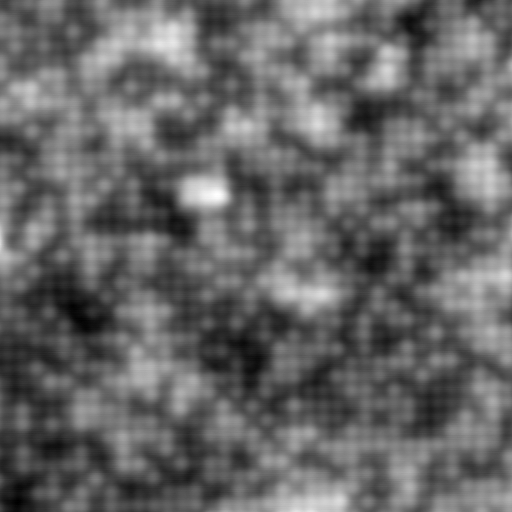
#> input picture raw/target/images/2-Vortex6_3.png, 512 x 512 px
$ python cal_grid_size.py
#> lines starting #> are read from the running program, lines starting #| are printed output that depends on the picture
import cv2
import numpy as np
import matplotlib.pyplot as plt

def calculate_lattice_constant(image_path):
    """
    对输入图像进行 FFT，绘制水平截面强度-频率曲线。

    Args:
        image_path (str): 输入图像的路径。
    """
#> called with image_path = '../raw/target/images/2-Vortex6_3.png'
    # 读取图像并转换为灰度图
    img = cv2.imread(image_path, cv2.IMREAD_GRAYSCALE)
#> img is the input picture: shape (512, 512); min 0, max 255, mean 102.3
    if img is None:
        raise ValueError(f"Failed to load image: {image_path}")

    # 对图像进行快速傅里叶变换 (FFT)
    f = np.fft.fft2(img)
    fshift = np.fft.fftshift(f)  # 将低频移动到中心
    magnitude_spectrum = np.abs(fshift)  # 计算频谱的幅值

    # 找到频谱图的中心
    center = (magnitude_spectrum.shape[0] // 2, magnitude_spectrum.shape[1] // 2)
#> center = (256, 256)
    print(f"Center of the FFT magnitude spectrum: {center}")
#| Center of the FFT magnitude spectrum: (256, 256)

    # 提取水平经过中心的截面
    horizontal_section = magnitude_spectrum[center[0], :]  # 水平截面
#> horizontal_section = 512 values, max 26820229 at index 256, min 3945.9 at index 476, mean 86098.6

    # 绘制水平截面强度-频率曲线
    plt.figure(figsize=(10, 6))
    plt.plot(horizontal_section, label="Horizontal Section")
    plt.xlabel("Frequency (pixels)")
    plt.ylabel("Intensity")
    plt.title("Horizontal Section of FFT Magnitude Spectrum")
    plt.xlim(200,300)
    plt.legend()
    plt.grid(True)
    plt.show()
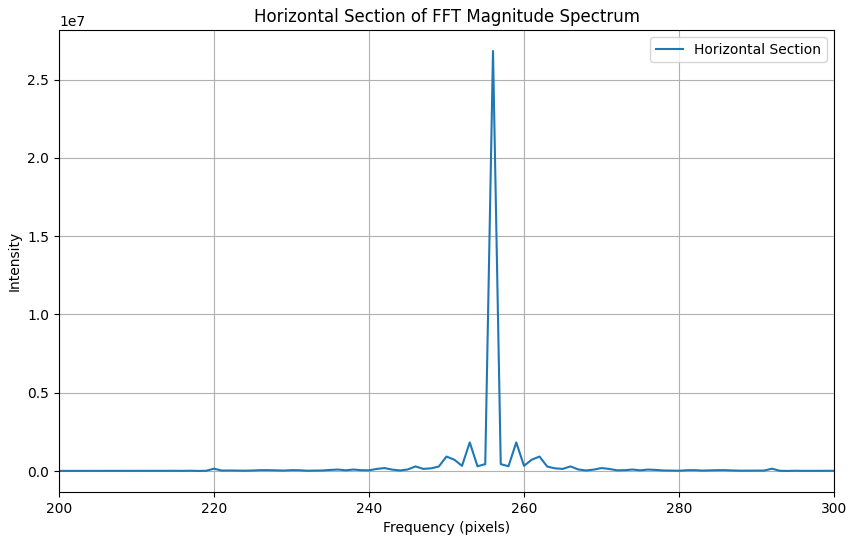
#> figure drawn by matplotlib, 1 panel; curve peaks at x = 256, y = 26820229

def main():
    # 输入图像路径
    image_path = '../raw/target/images/2-Vortex6_3.png'

    # 绘制水平截面强度-频率曲线
    try:
        calculate_lattice_constant(image_path)
    except ValueError as e:
        print(e)

if __name__ == "__main__":
    main()

$ run again, with raw/target/images/1-Vortex1_2.png copied over raw/target/images/2-Vortex6_3.png
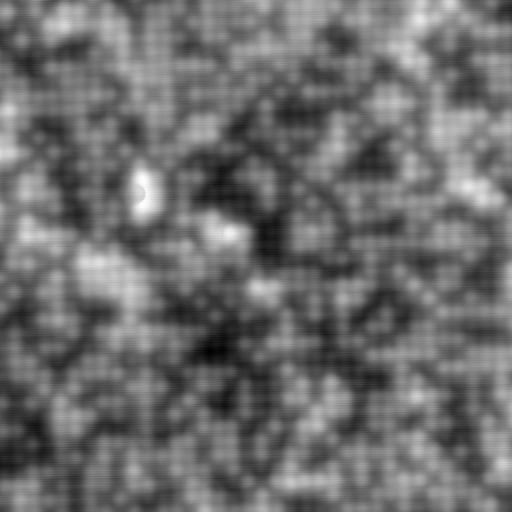
#> input picture raw/target/images/1-Vortex1_2.png, 512 x 512 px
#> in calculate_lattice_constant, img is the input picture: shape (512, 512); min 0, max 255, mean 109
#| Center of the FFT magnitude spectrum: (256, 256)
#> horizontal_section = 512 values, max 28570476 at index 256, min 6254 at index 0, mean 94621.1
#> in calculate_lattice_constant, `plt.show()`:
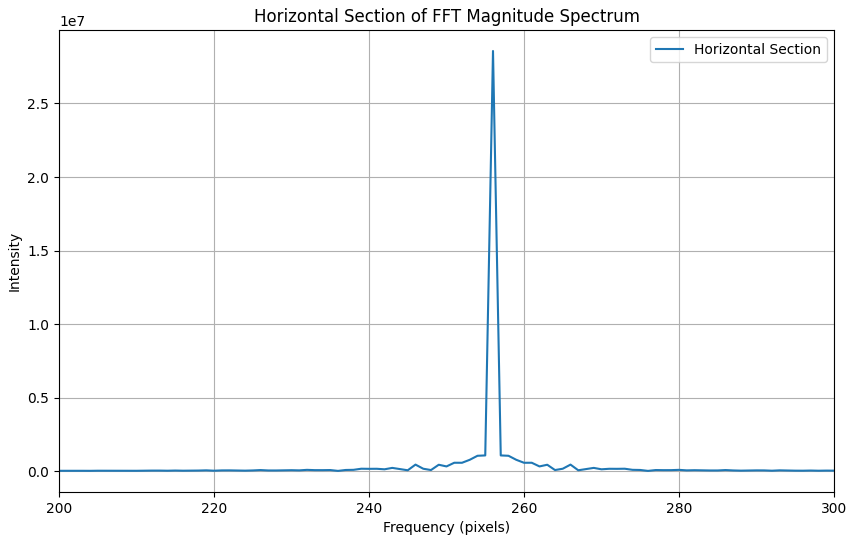
#> figure drawn by matplotlib, 1 panel; curve peaks at x = 256, y = 28570476

$ run again, with raw/target/images/13-Vortex3_3.png copied over raw/target/images/2-Vortex6_3.png
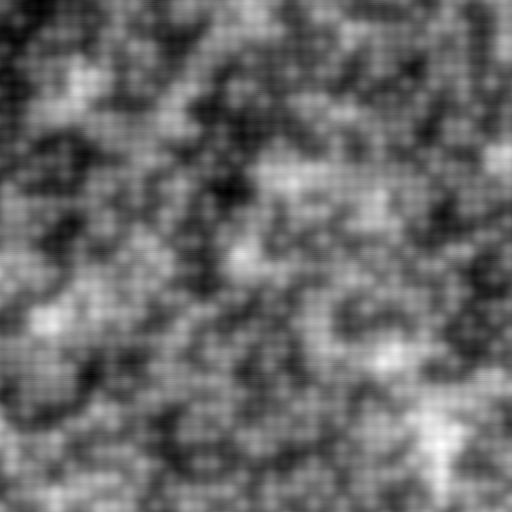
#> input picture raw/target/images/13-Vortex3_3.png, 512 x 512 px
#> in calculate_lattice_constant, img is the input picture: shape (512, 512); min 0, max 255, mean 106
#| Center of the FFT magnitude spectrum: (256, 256)
#> horizontal_section = 512 values, max 27782877 at index 256, min 3342.7 at index 222, mean 87716.3
#> in calculate_lattice_constant, `plt.show()`:
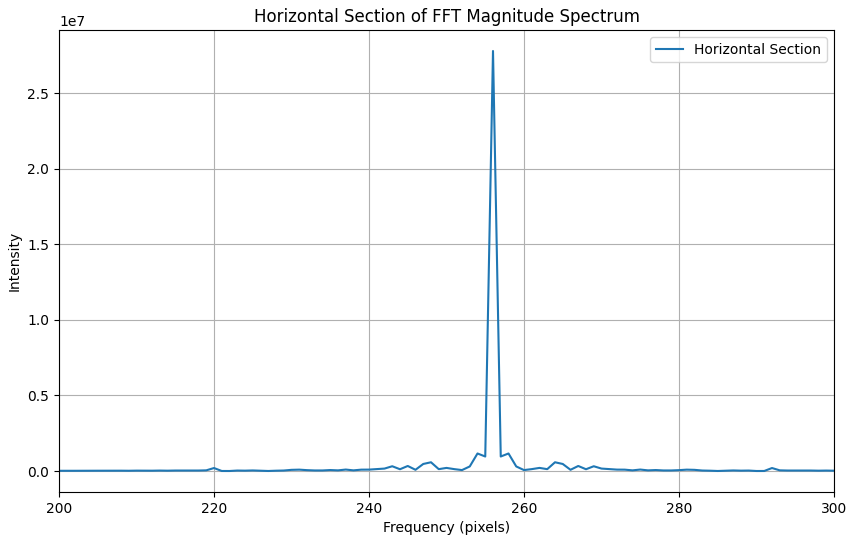
#> figure drawn by matplotlib, 1 panel; curve peaks at x = 256, y = 27782877

$ run again, with raw/target/images/16-Vortex6_4.png copied over raw/target/images/2-Vortex6_3.png
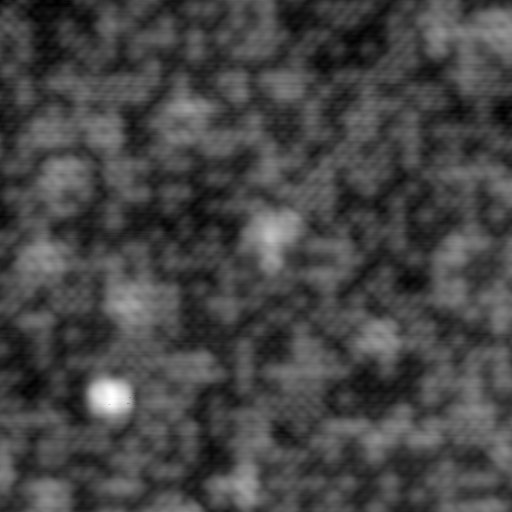
#> input picture raw/target/images/16-Vortex6_4.png, 512 x 512 px
#> in calculate_lattice_constant, img is the input picture: shape (512, 512); min 0, max 255, mean 69.4
#| Center of the FFT magnitude spectrum: (256, 256)
#> horizontal_section = 512 values, max 18188053 at index 256, min 5096 at index 498, mean 65425.9
#> in calculate_lattice_constant, `plt.show()`:
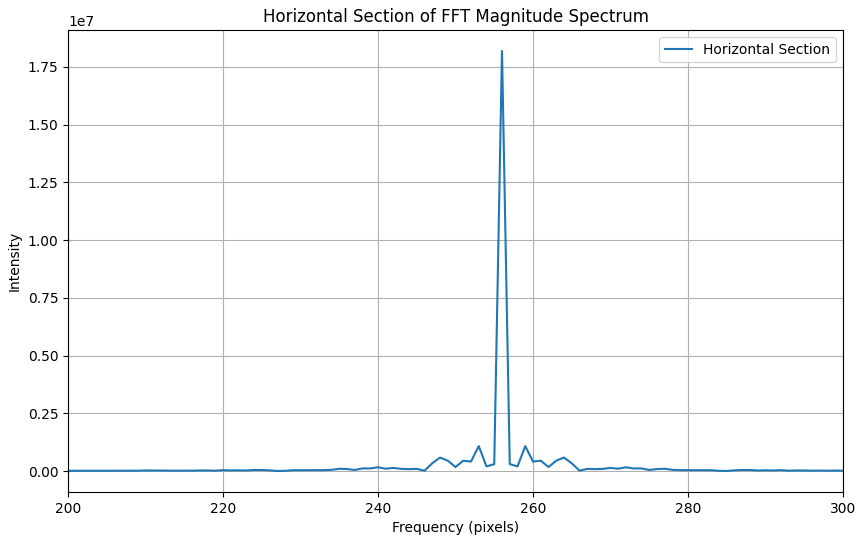
#> figure drawn by matplotlib, 1 panel; curve peaks at x = 256, y = 18188053
